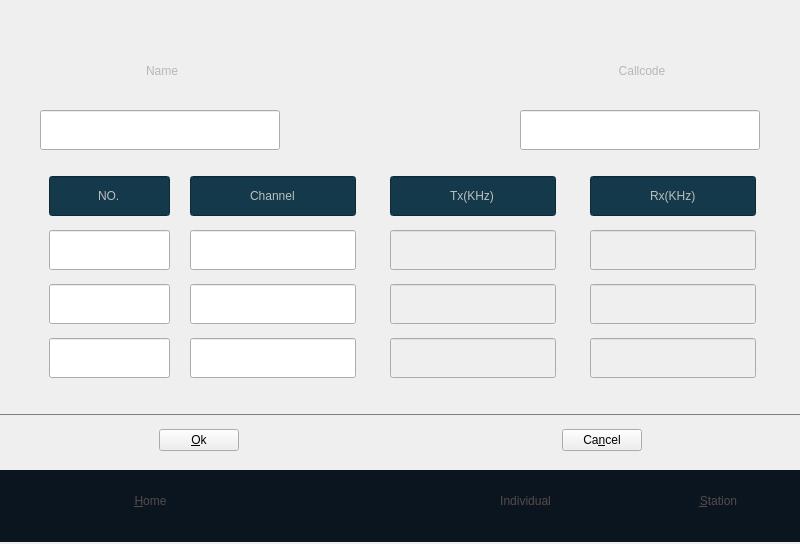
<?xml version="1.0" encoding="UTF-8"?>
<ui version="4.0">
 <class>IndividualEditView</class>
 <widget class="QWidget" name="IndividualEditView">
  <property name="geometry">
   <rect>
    <x>0</x>
    <y>0</y>
    <width>800</width>
    <height>544</height>
   </rect>
  </property>
  <property name="windowTitle">
   <string>Form</string>
  </property>
  <widget class="TitleWidget" name="tiltewidget" native="true">
   <property name="geometry">
    <rect>
     <x>0</x>
     <y>0</y>
     <width>800</width>
     <height>45</height>
    </rect>
   </property>
  </widget>
  <widget class="QWidget" name="gridLayoutWidget_2">
   <property name="geometry">
    <rect>
     <x>0</x>
     <y>170</y>
     <width>801</width>
     <height>228</height>
    </rect>
   </property>
   <layout class="QGridLayout" name="frequencyGrid" rowstretch="0" columnstretch="0">
    <property name="sizeConstraint">
     <enum>QLayout::SetDefaultConstraint</enum>
    </property>
    <property name="leftMargin">
     <number>40</number>
    </property>
    <property name="topMargin">
     <number>10</number>
    </property>
    <property name="rightMargin">
     <number>40</number>
    </property>
    <property name="bottomMargin">
     <number>10</number>
    </property>
    <property name="horizontalSpacing">
     <number>20</number>
    </property>
    <property name="verticalSpacing">
     <number>12</number>
    </property>
   </layout>
  </widget>
  <widget class="QWidget" name="horizontalLayoutWidget_2">
   <property name="geometry">
    <rect>
     <x>0</x>
     <y>410</y>
     <width>801</width>
     <height>10</height>
    </rect>
   </property>
   <layout class="QHBoxLayout" name="horizontalLayout_4">
    <item>
     <widget class="Line" name="Contactsline">
      <property name="styleSheet">
       <string notr="true">color: gray;</string>
      </property>
      <property name="frameShadow">
       <enum>QFrame::Plain</enum>
      </property>
      <property name="orientation">
       <enum>Qt::Horizontal</enum>
      </property>
     </widget>
    </item>
   </layout>
  </widget>
  <widget class="QWidget" name="horizontalLayoutWidget_3">
   <property name="geometry">
    <rect>
     <x>0</x>
     <y>420</y>
     <width>801</width>
     <height>41</height>
    </rect>
   </property>
   <layout class="QHBoxLayout" name="horizontalLayout_5">
    <item>
     <spacer name="horizontalSpacer_8">
      <property name="orientation">
       <enum>Qt::Horizontal</enum>
      </property>
      <property name="sizeHint" stdset="0">
       <size>
        <width>40</width>
        <height>20</height>
       </size>
      </property>
     </spacer>
    </item>
    <item>
     <widget class="QPushButton" name="okBtn">
      <property name="focusPolicy">
       <enum>Qt::NoFocus</enum>
      </property>
      <property name="styleSheet">
       <string notr="true">QPushButton:focus{
    color:white;
}

</string>
      </property>
      <property name="text">
       <string>&amp;Ok</string>
      </property>
      <property name="icon">
       <iconset resource="../../resources/nbdp.qrc">
        <normaloff>:/images/images/OK.png</normaloff>:/images/images/OK.png</iconset>
      </property>
     </widget>
    </item>
    <item>
     <spacer name="horizontalSpacer_13">
      <property name="orientation">
       <enum>Qt::Horizontal</enum>
      </property>
      <property name="sizeHint" stdset="0">
       <size>
        <width>40</width>
        <height>20</height>
       </size>
      </property>
     </spacer>
    </item>
    <item>
     <spacer name="horizontalSpacer_14">
      <property name="orientation">
       <enum>Qt::Horizontal</enum>
      </property>
      <property name="sizeHint" stdset="0">
       <size>
        <width>40</width>
        <height>20</height>
       </size>
      </property>
     </spacer>
    </item>
    <item>
     <widget class="QPushButton" name="cancelBtn">
      <property name="focusPolicy">
       <enum>Qt::NoFocus</enum>
      </property>
      <property name="styleSheet">
       <string notr="true">QPushButton:focus{
    color:white;
}

</string>
      </property>
      <property name="text">
       <string>Ca&amp;ncel</string>
      </property>
      <property name="icon">
       <iconset resource="../../resources/nbdp.qrc">
        <normaloff>:/images/cancel</normaloff>:/images/cancel</iconset>
      </property>
     </widget>
    </item>
    <item>
     <spacer name="horizontalSpacer_9">
      <property name="orientation">
       <enum>Qt::Horizontal</enum>
      </property>
      <property name="sizeHint" stdset="0">
       <size>
        <width>40</width>
        <height>20</height>
       </size>
      </property>
     </spacer>
    </item>
   </layout>
  </widget>
  <widget class="QPushButton" name="arrowUpButton">
   <property name="geometry">
    <rect>
     <x>340</x>
     <y>390</y>
     <width>30</width>
     <height>15</height>
    </rect>
   </property>
   <property name="focusPolicy">
    <enum>Qt::NoFocus</enum>
   </property>
   <property name="autoFillBackground">
    <bool>false</bool>
   </property>
   <property name="styleSheet">
    <string notr="true">    border: none;
background-image: url(:/images/Arrow_up_gray);
selection-background-color: url(:/images/Arrow_up_white);</string>
   </property>
   <property name="text">
    <string/>
   </property>
  </widget>
  <widget class="QPushButton" name="arrowDownButton">
   <property name="geometry">
    <rect>
     <x>420</x>
     <y>390</y>
     <width>30</width>
     <height>15</height>
    </rect>
   </property>
   <property name="focusPolicy">
    <enum>Qt::NoFocus</enum>
   </property>
   <property name="autoFillBackground">
    <bool>false</bool>
   </property>
   <property name="styleSheet">
    <string notr="true">    border: none;
background-image: url(:/images/Arrow_down_gray);
selection-background-color: url(:/images/Arrow_down_white);</string>
   </property>
   <property name="text">
    <string/>
   </property>
  </widget>
  <widget class="QLabel" name="nameLabel">
   <property name="geometry">
    <rect>
     <x>90</x>
     <y>40</y>
     <width>144</width>
     <height>61</height>
    </rect>
   </property>
   <property name="sizePolicy">
    <sizepolicy hsizetype="Fixed" vsizetype="Fixed">
     <horstretch>0</horstretch>
     <verstretch>0</verstretch>
    </sizepolicy>
   </property>
   <property name="minimumSize">
    <size>
     <width>144</width>
     <height>61</height>
    </size>
   </property>
   <property name="styleSheet">
    <string notr="true">border-image: url(:/images/Ellipse_144_61);
font: 20pt &quot;Ubuntu&quot;;
color: rgb(183, 183, 183);</string>
   </property>
   <property name="text">
    <string>Name</string>
   </property>
   <property name="alignment">
    <set>Qt::AlignCenter</set>
   </property>
  </widget>
  <widget class="QLineEdit" name="callcode">
   <property name="enabled">
    <bool>true</bool>
   </property>
   <property name="geometry">
    <rect>
     <x>520</x>
     <y>110</y>
     <width>240</width>
     <height>40</height>
    </rect>
   </property>
   <property name="sizePolicy">
    <sizepolicy hsizetype="Minimum" vsizetype="Fixed">
     <horstretch>0</horstretch>
     <verstretch>0</verstretch>
    </sizepolicy>
   </property>
   <property name="minimumSize">
    <size>
     <width>0</width>
     <height>40</height>
    </size>
   </property>
   <property name="focusPolicy">
    <enum>Qt::NoFocus</enum>
   </property>
   <property name="styleSheet">
    <string notr="true">font: 15pt &quot;Ubuntu&quot;;
color: rgb(190,190,190);</string>
   </property>
   <property name="alignment">
    <set>Qt::AlignCenter</set>
   </property>
  </widget>
  <widget class="QLineEdit" name="name">
   <property name="geometry">
    <rect>
     <x>40</x>
     <y>110</y>
     <width>240</width>
     <height>40</height>
    </rect>
   </property>
   <property name="sizePolicy">
    <sizepolicy hsizetype="Minimum" vsizetype="Fixed">
     <horstretch>0</horstretch>
     <verstretch>0</verstretch>
    </sizepolicy>
   </property>
   <property name="minimumSize">
    <size>
     <width>240</width>
     <height>40</height>
    </size>
   </property>
   <property name="styleSheet">
    <string notr="true">font: 15pt &quot;Ubuntu&quot;;
color: rgb(190,190,190);</string>
   </property>
   <property name="alignment">
    <set>Qt::AlignCenter</set>
   </property>
  </widget>
  <widget class="QLabel" name="callcodeLabel">
   <property name="geometry">
    <rect>
     <x>570</x>
     <y>40</y>
     <width>144</width>
     <height>61</height>
    </rect>
   </property>
   <property name="sizePolicy">
    <sizepolicy hsizetype="Fixed" vsizetype="Fixed">
     <horstretch>0</horstretch>
     <verstretch>0</verstretch>
    </sizepolicy>
   </property>
   <property name="minimumSize">
    <size>
     <width>144</width>
     <height>61</height>
    </size>
   </property>
   <property name="styleSheet">
    <string notr="true">border-image: url(:/images/Ellipse_144_61);
font: 20pt &quot;Ubuntu&quot;;
color: rgb(183, 183, 183);</string>
   </property>
   <property name="text">
    <string>Callcode</string>
   </property>
   <property name="alignment">
    <set>Qt::AlignCenter</set>
   </property>
  </widget>
  <widget class="QWidget" name="controlWidget" native="true">
   <property name="geometry">
    <rect>
     <x>0</x>
     <y>470</y>
     <width>800</width>
     <height>72</height>
    </rect>
   </property>
   <property name="autoFillBackground">
    <bool>false</bool>
   </property>
   <property name="styleSheet">
    <string notr="true"> background-color:rgb(10,21,31);</string>
   </property>
   <widget class="QToolButton" name="homeTBnt">
    <property name="geometry">
     <rect>
      <x>80</x>
      <y>0</y>
      <width>141</width>
      <height>61</height>
     </rect>
    </property>
    <property name="styleSheet">
     <string notr="true">QToolButton{
    border:none;
    outline: none;
    color:rgb(86, 74, 74);

     background: transparent;
	font: 18pt &quot;Ubuntu&quot;;

}
QToolButton:focus{
    color:white;

}

</string>
    </property>
    <property name="text">
     <string>&amp;Home</string>
    </property>
    <property name="icon">
     <iconset>
      <normalon>:/images/home_normal</normalon>
      <activeon>:/images/home_hover</activeon>
      <selectedoff>:/images/home_normal</selectedoff>
      <selectedon>:/images/home_hover</selectedon>
     </iconset>
    </property>
    <property name="iconSize">
     <size>
      <width>56</width>
      <height>42</height>
     </size>
    </property>
    <property name="popupMode">
     <enum>QToolButton::DelayedPopup</enum>
    </property>
    <property name="toolButtonStyle">
     <enum>Qt::ToolButtonTextBesideIcon</enum>
    </property>
   </widget>
   <widget class="QToolButton" name="stationTBnt">
    <property name="geometry">
     <rect>
      <x>663</x>
      <y>0</y>
      <width>111</width>
      <height>61</height>
     </rect>
    </property>
    <property name="styleSheet">
     <string notr="true">QToolButton{
    border:none;
    outline: none;
    color:rgb(86, 74, 74);

     background: transparent;
	font: 18pt &quot;Ubuntu&quot;;

}
QToolButton:focus{
    color:white;

}

</string>
    </property>
    <property name="text">
     <string>&amp;Station</string>
    </property>
    <property name="icon">
     <iconset>
      <normalon>:/images/images/station_gray.png</normalon>
      <selectedoff>:/images/images/station_gray.png</selectedoff>
      <selectedon>:/images/images/individual_white.png</selectedon>
     </iconset>
    </property>
    <property name="iconSize">
     <size>
      <width>18</width>
      <height>31</height>
     </size>
    </property>
    <property name="popupMode">
     <enum>QToolButton::DelayedPopup</enum>
    </property>
    <property name="toolButtonStyle">
     <enum>Qt::ToolButtonTextBesideIcon</enum>
    </property>
   </widget>
   <widget class="QToolButton" name="individualTBnt">
    <property name="enabled">
     <bool>false</bool>
    </property>
    <property name="geometry">
     <rect>
      <x>450</x>
      <y>0</y>
      <width>151</width>
      <height>61</height>
     </rect>
    </property>
    <property name="styleSheet">
     <string notr="true">QToolButton{
    border:none;
    outline: none;
    color:rgb(86, 74, 74);

     background: transparent;
	font: 18pt &quot;Ubuntu&quot;;

}
QToolButton:focus{
    color:white;

}

</string>
    </property>
    <property name="text">
     <string>Individual</string>
    </property>
    <property name="icon">
     <iconset>
      <normalon>:/images/images/individual_white.png</normalon>
      <disabledon>:/images/images/individual_white.png</disabledon>
      <selectedoff>:/images/images/individual_white.png</selectedoff>
      <selectedon>:/images/images/individual_white.png</selectedon>
     </iconset>
    </property>
    <property name="iconSize">
     <size>
      <width>25</width>
      <height>31</height>
     </size>
    </property>
    <property name="popupMode">
     <enum>QToolButton::DelayedPopup</enum>
    </property>
    <property name="toolButtonStyle">
     <enum>Qt::ToolButtonTextBesideIcon</enum>
    </property>
   </widget>
  </widget>
  <widget class="ContactsInput" name="widget" native="true">
   <property name="geometry">
    <rect>
     <x>390</x>
     <y>230</y>
     <width>166</width>
     <height>40</height>
    </rect>
   </property>
  </widget>
  <widget class="ContactsInput" name="widget_2" native="true">
   <property name="geometry">
    <rect>
     <x>590</x>
     <y>230</y>
     <width>166</width>
     <height>40</height>
    </rect>
   </property>
  </widget>
  <widget class="QLineEdit" name="txHeader">
   <property name="enabled">
    <bool>false</bool>
   </property>
   <property name="geometry">
    <rect>
     <x>390</x>
     <y>176</y>
     <width>166</width>
     <height>40</height>
    </rect>
   </property>
   <property name="sizePolicy">
    <sizepolicy hsizetype="Expanding" vsizetype="Fixed">
     <horstretch>0</horstretch>
     <verstretch>0</verstretch>
    </sizepolicy>
   </property>
   <property name="minimumSize">
    <size>
     <width>80</width>
     <height>40</height>
    </size>
   </property>
   <property name="styleSheet">
    <string notr="true">font: 15pt &quot;Ubuntu&quot;;
color: rgb(190,190,190);
background-color: rgb(19, 57, 75);</string>
   </property>
   <property name="text">
    <string>Tx(KHz)</string>
   </property>
   <property name="alignment">
    <set>Qt::AlignCenter</set>
   </property>
   <property name="readOnly">
    <bool>true</bool>
   </property>
  </widget>
  <widget class="QLineEdit" name="rxHeader">
   <property name="enabled">
    <bool>false</bool>
   </property>
   <property name="geometry">
    <rect>
     <x>590</x>
     <y>176</y>
     <width>166</width>
     <height>40</height>
    </rect>
   </property>
   <property name="sizePolicy">
    <sizepolicy hsizetype="Expanding" vsizetype="Fixed">
     <horstretch>0</horstretch>
     <verstretch>0</verstretch>
    </sizepolicy>
   </property>
   <property name="minimumSize">
    <size>
     <width>80</width>
     <height>40</height>
    </size>
   </property>
   <property name="styleSheet">
    <string notr="true">font: 15pt &quot;Ubuntu&quot;;
color: rgb(190,190,190);
background-color: rgb(19, 57, 75);</string>
   </property>
   <property name="text">
    <string>Rx(KHz)</string>
   </property>
   <property name="alignment">
    <set>Qt::AlignCenter</set>
   </property>
   <property name="readOnly">
    <bool>true</bool>
   </property>
  </widget>
  <widget class="QLineEdit" name="channel2">
   <property name="geometry">
    <rect>
     <x>190</x>
     <y>284</y>
     <width>166</width>
     <height>40</height>
    </rect>
   </property>
   <property name="sizePolicy">
    <sizepolicy hsizetype="Expanding" vsizetype="Fixed">
     <horstretch>0</horstretch>
     <verstretch>0</verstretch>
    </sizepolicy>
   </property>
   <property name="minimumSize">
    <size>
     <width>80</width>
     <height>40</height>
    </size>
   </property>
   <property name="font">
    <font>
     <pointsize>15</pointsize>
    </font>
   </property>
   <property name="focusPolicy">
    <enum>Qt::NoFocus</enum>
   </property>
   <property name="styleSheet">
    <string notr="true">color:rgb(190,190,190)</string>
   </property>
   <property name="alignment">
    <set>Qt::AlignCenter</set>
   </property>
  </widget>
  <widget class="QLineEdit" name="no2">
   <property name="geometry">
    <rect>
     <x>49</x>
     <y>284</y>
     <width>121</width>
     <height>40</height>
    </rect>
   </property>
   <property name="sizePolicy">
    <sizepolicy hsizetype="Expanding" vsizetype="Fixed">
     <horstretch>0</horstretch>
     <verstretch>0</verstretch>
    </sizepolicy>
   </property>
   <property name="minimumSize">
    <size>
     <width>20</width>
     <height>40</height>
    </size>
   </property>
   <property name="font">
    <font>
     <pointsize>15</pointsize>
    </font>
   </property>
   <property name="focusPolicy">
    <enum>Qt::NoFocus</enum>
   </property>
   <property name="styleSheet">
    <string notr="true">color:rgb(190,190,190)</string>
   </property>
   <property name="alignment">
    <set>Qt::AlignCenter</set>
   </property>
  </widget>
  <widget class="QLineEdit" name="channelHeader">
   <property name="enabled">
    <bool>false</bool>
   </property>
   <property name="geometry">
    <rect>
     <x>190</x>
     <y>176</y>
     <width>166</width>
     <height>40</height>
    </rect>
   </property>
   <property name="sizePolicy">
    <sizepolicy hsizetype="Expanding" vsizetype="Fixed">
     <horstretch>0</horstretch>
     <verstretch>0</verstretch>
    </sizepolicy>
   </property>
   <property name="minimumSize">
    <size>
     <width>80</width>
     <height>40</height>
    </size>
   </property>
   <property name="styleSheet">
    <string notr="true">font: 15pt &quot;Ubuntu&quot;;
color: rgb(190,190,190);
background-color: rgb(19, 57, 75);</string>
   </property>
   <property name="text">
    <string>Channel</string>
   </property>
   <property name="alignment">
    <set>Qt::AlignCenter</set>
   </property>
   <property name="readOnly">
    <bool>true</bool>
   </property>
  </widget>
  <widget class="QLineEdit" name="no">
   <property name="geometry">
    <rect>
     <x>49</x>
     <y>230</y>
     <width>121</width>
     <height>40</height>
    </rect>
   </property>
   <property name="sizePolicy">
    <sizepolicy hsizetype="Expanding" vsizetype="Fixed">
     <horstretch>0</horstretch>
     <verstretch>0</verstretch>
    </sizepolicy>
   </property>
   <property name="minimumSize">
    <size>
     <width>20</width>
     <height>40</height>
    </size>
   </property>
   <property name="font">
    <font>
     <pointsize>15</pointsize>
    </font>
   </property>
   <property name="focusPolicy">
    <enum>Qt::NoFocus</enum>
   </property>
   <property name="styleSheet">
    <string notr="true">color:rgb(190,190,190)</string>
   </property>
   <property name="alignment">
    <set>Qt::AlignCenter</set>
   </property>
  </widget>
  <widget class="QLineEdit" name="channel3">
   <property name="geometry">
    <rect>
     <x>190</x>
     <y>338</y>
     <width>166</width>
     <height>40</height>
    </rect>
   </property>
   <property name="sizePolicy">
    <sizepolicy hsizetype="Expanding" vsizetype="Fixed">
     <horstretch>0</horstretch>
     <verstretch>0</verstretch>
    </sizepolicy>
   </property>
   <property name="minimumSize">
    <size>
     <width>80</width>
     <height>40</height>
    </size>
   </property>
   <property name="font">
    <font>
     <pointsize>15</pointsize>
    </font>
   </property>
   <property name="focusPolicy">
    <enum>Qt::NoFocus</enum>
   </property>
   <property name="styleSheet">
    <string notr="true">color:rgb(190,190,190)</string>
   </property>
   <property name="alignment">
    <set>Qt::AlignCenter</set>
   </property>
  </widget>
  <widget class="QLineEdit" name="rx1">
   <property name="enabled">
    <bool>false</bool>
   </property>
   <property name="geometry">
    <rect>
     <x>590</x>
     <y>230</y>
     <width>166</width>
     <height>40</height>
    </rect>
   </property>
   <property name="sizePolicy">
    <sizepolicy hsizetype="Expanding" vsizetype="Fixed">
     <horstretch>0</horstretch>
     <verstretch>0</verstretch>
    </sizepolicy>
   </property>
   <property name="minimumSize">
    <size>
     <width>80</width>
     <height>40</height>
    </size>
   </property>
   <property name="font">
    <font>
     <pointsize>15</pointsize>
    </font>
   </property>
   <property name="focusPolicy">
    <enum>Qt::NoFocus</enum>
   </property>
   <property name="styleSheet">
    <string notr="true">color:rgb(190,190,190)</string>
   </property>
   <property name="alignment">
    <set>Qt::AlignCenter</set>
   </property>
  </widget>
  <widget class="QLineEdit" name="channel1">
   <property name="geometry">
    <rect>
     <x>190</x>
     <y>230</y>
     <width>166</width>
     <height>40</height>
    </rect>
   </property>
   <property name="sizePolicy">
    <sizepolicy hsizetype="Expanding" vsizetype="Fixed">
     <horstretch>0</horstretch>
     <verstretch>0</verstretch>
    </sizepolicy>
   </property>
   <property name="minimumSize">
    <size>
     <width>80</width>
     <height>40</height>
    </size>
   </property>
   <property name="font">
    <font>
     <pointsize>15</pointsize>
    </font>
   </property>
   <property name="focusPolicy">
    <enum>Qt::NoFocus</enum>
   </property>
   <property name="styleSheet">
    <string notr="true">color:rgb(190,190,190)</string>
   </property>
   <property name="alignment">
    <set>Qt::AlignCenter</set>
   </property>
  </widget>
  <widget class="QLineEdit" name="noHeader">
   <property name="enabled">
    <bool>false</bool>
   </property>
   <property name="geometry">
    <rect>
     <x>49</x>
     <y>176</y>
     <width>121</width>
     <height>40</height>
    </rect>
   </property>
   <property name="minimumSize">
    <size>
     <width>20</width>
     <height>40</height>
    </size>
   </property>
   <property name="styleSheet">
    <string notr="true">font: 15pt &quot;Ubuntu&quot;;
background-color: rgb(19, 57, 75);


color: rgb(190,190,190);
</string>
   </property>
   <property name="text">
    <string>NO.</string>
   </property>
   <property name="alignment">
    <set>Qt::AlignCenter</set>
   </property>
   <property name="readOnly">
    <bool>true</bool>
   </property>
  </widget>
  <widget class="QLineEdit" name="no3">
   <property name="geometry">
    <rect>
     <x>49</x>
     <y>338</y>
     <width>121</width>
     <height>40</height>
    </rect>
   </property>
   <property name="sizePolicy">
    <sizepolicy hsizetype="Expanding" vsizetype="Fixed">
     <horstretch>0</horstretch>
     <verstretch>0</verstretch>
    </sizepolicy>
   </property>
   <property name="minimumSize">
    <size>
     <width>20</width>
     <height>40</height>
    </size>
   </property>
   <property name="font">
    <font>
     <pointsize>15</pointsize>
    </font>
   </property>
   <property name="focusPolicy">
    <enum>Qt::NoFocus</enum>
   </property>
   <property name="styleSheet">
    <string notr="true">color:rgb(190,190,190)</string>
   </property>
   <property name="alignment">
    <set>Qt::AlignCenter</set>
   </property>
  </widget>
  <widget class="QLineEdit" name="tx1">
   <property name="enabled">
    <bool>false</bool>
   </property>
   <property name="geometry">
    <rect>
     <x>390</x>
     <y>230</y>
     <width>166</width>
     <height>40</height>
    </rect>
   </property>
   <property name="sizePolicy">
    <sizepolicy hsizetype="Expanding" vsizetype="Fixed">
     <horstretch>0</horstretch>
     <verstretch>0</verstretch>
    </sizepolicy>
   </property>
   <property name="minimumSize">
    <size>
     <width>80</width>
     <height>40</height>
    </size>
   </property>
   <property name="font">
    <font>
     <pointsize>15</pointsize>
    </font>
   </property>
   <property name="focusPolicy">
    <enum>Qt::NoFocus</enum>
   </property>
   <property name="styleSheet">
    <string notr="true">color:rgb(190,190,190)</string>
   </property>
   <property name="alignment">
    <set>Qt::AlignCenter</set>
   </property>
  </widget>
  <widget class="ContactsInput" name="widget_3" native="true">
   <property name="geometry">
    <rect>
     <x>390</x>
     <y>284</y>
     <width>166</width>
     <height>40</height>
    </rect>
   </property>
  </widget>
  <widget class="ContactsInput" name="widget_4" native="true">
   <property name="geometry">
    <rect>
     <x>590</x>
     <y>284</y>
     <width>166</width>
     <height>40</height>
    </rect>
   </property>
  </widget>
  <widget class="ContactsInput" name="widget_5" native="true">
   <property name="geometry">
    <rect>
     <x>390</x>
     <y>338</y>
     <width>166</width>
     <height>40</height>
    </rect>
   </property>
  </widget>
  <widget class="ContactsInput" name="widget_6" native="true">
   <property name="geometry">
    <rect>
     <x>590</x>
     <y>338</y>
     <width>166</width>
     <height>40</height>
    </rect>
   </property>
  </widget>
  <widget class="QLineEdit" name="tx2">
   <property name="enabled">
    <bool>false</bool>
   </property>
   <property name="geometry">
    <rect>
     <x>390</x>
     <y>284</y>
     <width>166</width>
     <height>40</height>
    </rect>
   </property>
   <property name="sizePolicy">
    <sizepolicy hsizetype="Expanding" vsizetype="Fixed">
     <horstretch>0</horstretch>
     <verstretch>0</verstretch>
    </sizepolicy>
   </property>
   <property name="minimumSize">
    <size>
     <width>80</width>
     <height>40</height>
    </size>
   </property>
   <property name="font">
    <font>
     <pointsize>15</pointsize>
    </font>
   </property>
   <property name="styleSheet">
    <string notr="true">color:rgb(190,190,190)</string>
   </property>
   <property name="alignment">
    <set>Qt::AlignCenter</set>
   </property>
  </widget>
  <widget class="QLineEdit" name="tx3">
   <property name="enabled">
    <bool>false</bool>
   </property>
   <property name="geometry">
    <rect>
     <x>390</x>
     <y>338</y>
     <width>166</width>
     <height>40</height>
    </rect>
   </property>
   <property name="sizePolicy">
    <sizepolicy hsizetype="Expanding" vsizetype="Fixed">
     <horstretch>0</horstretch>
     <verstretch>0</verstretch>
    </sizepolicy>
   </property>
   <property name="minimumSize">
    <size>
     <width>80</width>
     <height>40</height>
    </size>
   </property>
   <property name="font">
    <font>
     <pointsize>15</pointsize>
    </font>
   </property>
   <property name="focusPolicy">
    <enum>Qt::NoFocus</enum>
   </property>
   <property name="styleSheet">
    <string notr="true">color:rgb(190,190,190)</string>
   </property>
   <property name="alignment">
    <set>Qt::AlignCenter</set>
   </property>
  </widget>
  <widget class="QLineEdit" name="rx2">
   <property name="enabled">
    <bool>false</bool>
   </property>
   <property name="geometry">
    <rect>
     <x>590</x>
     <y>284</y>
     <width>166</width>
     <height>40</height>
    </rect>
   </property>
   <property name="sizePolicy">
    <sizepolicy hsizetype="Expanding" vsizetype="Fixed">
     <horstretch>0</horstretch>
     <verstretch>0</verstretch>
    </sizepolicy>
   </property>
   <property name="minimumSize">
    <size>
     <width>80</width>
     <height>40</height>
    </size>
   </property>
   <property name="font">
    <font>
     <pointsize>15</pointsize>
    </font>
   </property>
   <property name="focusPolicy">
    <enum>Qt::NoFocus</enum>
   </property>
   <property name="styleSheet">
    <string notr="true">color:rgb(190,190,190)</string>
   </property>
   <property name="alignment">
    <set>Qt::AlignCenter</set>
   </property>
  </widget>
  <widget class="QLineEdit" name="rx3">
   <property name="enabled">
    <bool>false</bool>
   </property>
   <property name="geometry">
    <rect>
     <x>590</x>
     <y>338</y>
     <width>166</width>
     <height>40</height>
    </rect>
   </property>
   <property name="sizePolicy">
    <sizepolicy hsizetype="Expanding" vsizetype="Fixed">
     <horstretch>0</horstretch>
     <verstretch>0</verstretch>
    </sizepolicy>
   </property>
   <property name="minimumSize">
    <size>
     <width>80</width>
     <height>40</height>
    </size>
   </property>
   <property name="font">
    <font>
     <pointsize>15</pointsize>
    </font>
   </property>
   <property name="focusPolicy">
    <enum>Qt::NoFocus</enum>
   </property>
   <property name="styleSheet">
    <string notr="true">color:rgb(190,190,190)</string>
   </property>
   <property name="alignment">
    <set>Qt::AlignCenter</set>
   </property>
  </widget>
  <zorder>controlWidget</zorder>
  <zorder>tiltewidget</zorder>
  <zorder>gridLayoutWidget_2</zorder>
  <zorder>horizontalLayoutWidget_2</zorder>
  <zorder>horizontalLayoutWidget_3</zorder>
  <zorder>arrowUpButton</zorder>
  <zorder>arrowDownButton</zorder>
  <zorder>nameLabel</zorder>
  <zorder>callcode</zorder>
  <zorder>name</zorder>
  <zorder>callcodeLabel</zorder>
  <zorder>widget</zorder>
  <zorder>widget_2</zorder>
  <zorder>txHeader</zorder>
  <zorder>rxHeader</zorder>
  <zorder>channel2</zorder>
  <zorder>no2</zorder>
  <zorder>channelHeader</zorder>
  <zorder>no</zorder>
  <zorder>channel3</zorder>
  <zorder>rx1</zorder>
  <zorder>channel1</zorder>
  <zorder>noHeader</zorder>
  <zorder>no3</zorder>
  <zorder>tx1</zorder>
  <zorder>widget_3</zorder>
  <zorder>widget_4</zorder>
  <zorder>widget_5</zorder>
  <zorder>widget_6</zorder>
  <zorder>tx2</zorder>
  <zorder>tx3</zorder>
  <zorder>rx2</zorder>
  <zorder>rx3</zorder>
 </widget>
 <customwidgets>
  <customwidget>
   <class>TitleWidget</class>
   <extends>QWidget</extends>
   <header>widgets/titlewidget.h</header>
   <container>1</container>
  </customwidget>
  <customwidget>
   <class>ContactsInput</class>
   <extends>QWidget</extends>
   <header location="global">widgets/contactsinput.h</header>
   <container>1</container>
  </customwidget>
 </customwidgets>
 <resources>
  <include location="../../resources/nbdp.qrc"/>
 </resources>
 <connections/>
</ui>
